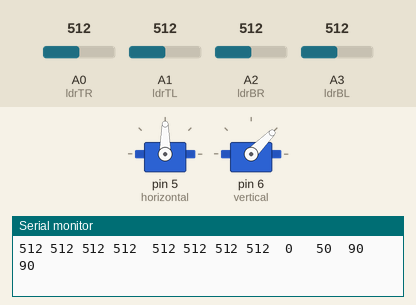
The sketch below on a simulated Arduino Uno, built with avr-gcc and run on an emulated ATmega328P. On the bench: 2 × servo, the last lines printed to the serial monitor. Inputs (shaded band) come from the test bench; at power-on: A0 (ldrTR) = 512, A2 (ldrBR) = 512, A3 (ldrBL) = 512, A1 (ldrTL) = 512.

Above: at 4.2 s.
4.3 s: A0 (ldrTR) set to 599
7.3 s: A0 (ldrTR) set to 631
At 7.48 s:
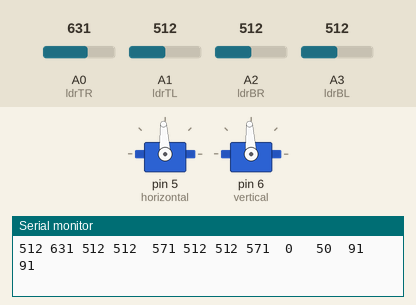
10.3 s: A2 (ldrBR) set to 477
At 11.3 s:
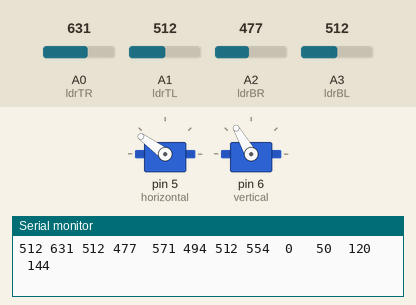
13.3 s: A3 (ldrBL) set to 477
At 16.1 s:
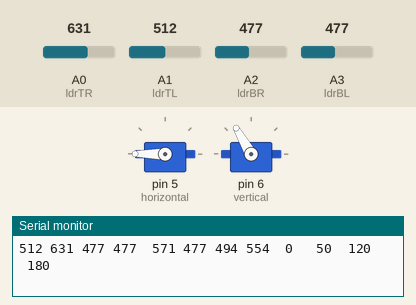
16.3 s: A1 (ldrTL) set to 5
At 16.99 s:
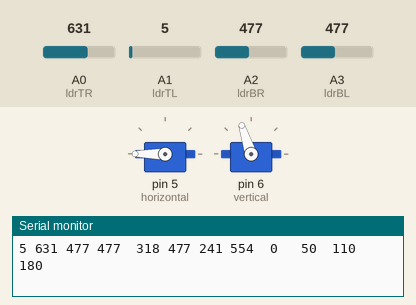
19.3 s: A1 (ldrTL) set to 992
At 19.5 s:
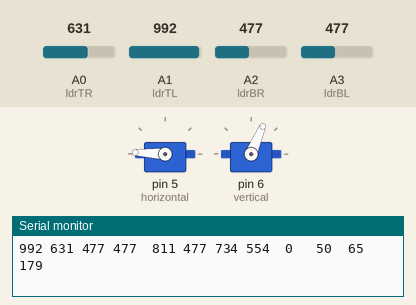
Timing chart, 0 to 25.3 s (numbered marks = the images above; inputs shaded):
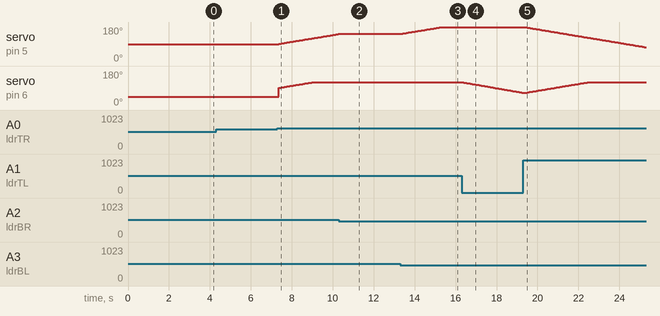

Measured:
- the behaviour switches between 613 and 614 on A0 (ldrTR) (found by bisection; images 0 and 1)
- the behaviour switches between 495 and 494 on A2 (ldrBR) (found by bisection; images 1 and 2)
- the behaviour switches between 496 and 495 on A3 (ldrBL) (found by bisection; images 2 and 3)
- after the input at 7.3 s, servo on pin 5 (horizontal): moves from 90° to 143° over 2.9 s, starting after 0.07 s; servo on pin 6 (vertical): moves from 45° to 120° over 1.6 s, starting after 0.07 s
- after the input at 10.3 s, servo on pin 5 (horizontal): goes on until 10.3 s, then stays 144°
- after the input at 13.3 s, servo on pin 5 (horizontal): moves from 144° to 180° over 2.0 s, starting after 0.06 s
- after the input at 16.3 s, servo on pin 6 (vertical): moves from 120° to 65° over 2.9 s, starting after 0.09 s
- after the input at 19.3 s, servo on pin 5 (horizontal): moves from 180° to 73° over 5.9 s, starting after 0.08 s

The sketch:

servo.ino
```cpp
/*
 * Dual Axis Tracker
 *
 * Brown Dog Gadgets <https://www.browndoggadgets.com/>
 *
 */


// include Servo library
#include <Servo.h>

// horizontal servo
Servo horizontal;
int servoh = 90;

int servohLimitHigh = 180;
int servohLimitLow = 65;

Servo vertical;
int servov = 90;

int servovLimitHigh = 120;
int servovLimitLow = 15;


// LDR pin connections
int ldrTR = 0; // LDR top right
int ldrTL = 1; // LDR top left
int ldrBR = 2; // LDR bottom right
int ldrBL = 3; // LDR bottom left


void setup() {
  Serial.begin(9600);
  // servo connections
  horizontal.attach(5);
  vertical.attach(6);
  // move servos
  horizontal.write(90);
  vertical.write(45);
  delay(3000);
}


void loop() {

  int tr = analogRead(ldrTR); // top right
  int tl = analogRead(ldrTL); // top left
  int br = analogRead(ldrBR); // bottom right
  int bl = analogRead(ldrBL); // bottom left

  int dtime = 0; // change for debugging only
  int tol = 50;

  int avt = (tl + tr) / 2; // average value top
  int avd = (bl + br) / 2; // average value bottom
  int avl = (tl + bl) / 2; // average value left
  int avr = (tr + br) / 2; // average value right

  int dvert = avt - avd;  // check the difference of up and down
  int dhoriz = avl - avr; // check the difference of left and right


  // send data to the serial monitor if desired
  Serial.print(tl);
  Serial.print(" ");
  Serial.print(tr);
  Serial.print(" ");
  Serial.print(bl);
  Serial.print(" ");
  Serial.print(br);
  Serial.print("  ");
  Serial.print(avt);
  Serial.print(" ");
  Serial.print(avd);
  Serial.print(" ");
  Serial.print(avl);
  Serial.print(" ");
  Serial.print(avr);
  Serial.print("  ");
  Serial.print(dtime);
  Serial.print("   ");
  Serial.print(tol);
  Serial.print("  ");
  Serial.print(servov);
  Serial.print("   ");
  Serial.print(servoh);
  Serial.println(" ");


  // check if the difference is in the tolerance else change vertical angle
  if (-1 * tol > dvert || dvert > tol) {
    if (avt > avd) {
      servov = ++servov;
      if (servov > servovLimitHigh) {
        servov = servovLimitHigh;
      }
    }
    else if (avt < avd) {
      servov = --servov;
      if (servov < servovLimitLow) {
        servov = servovLimitLow;
      }
    }
    vertical.write(servov);
  }

  // check if the difference is in the tolerance else change horizontal angle
  if (-1 * tol > dhoriz || dhoriz > tol) {
    if (avl > avr) {
      servoh = --servoh;
      if (servoh < servohLimitLow) {
        servoh = servohLimitLow;
      }
    }
    else if (avl < avr) {
      servoh = ++servoh;
      if (servoh > servohLimitHigh) {
        servoh = servohLimitHigh;
      }
    }
    else if (avl = avr) {
      // nothing
    }
    horizontal.write(servoh);
  }

  delay(dtime);

}
```
